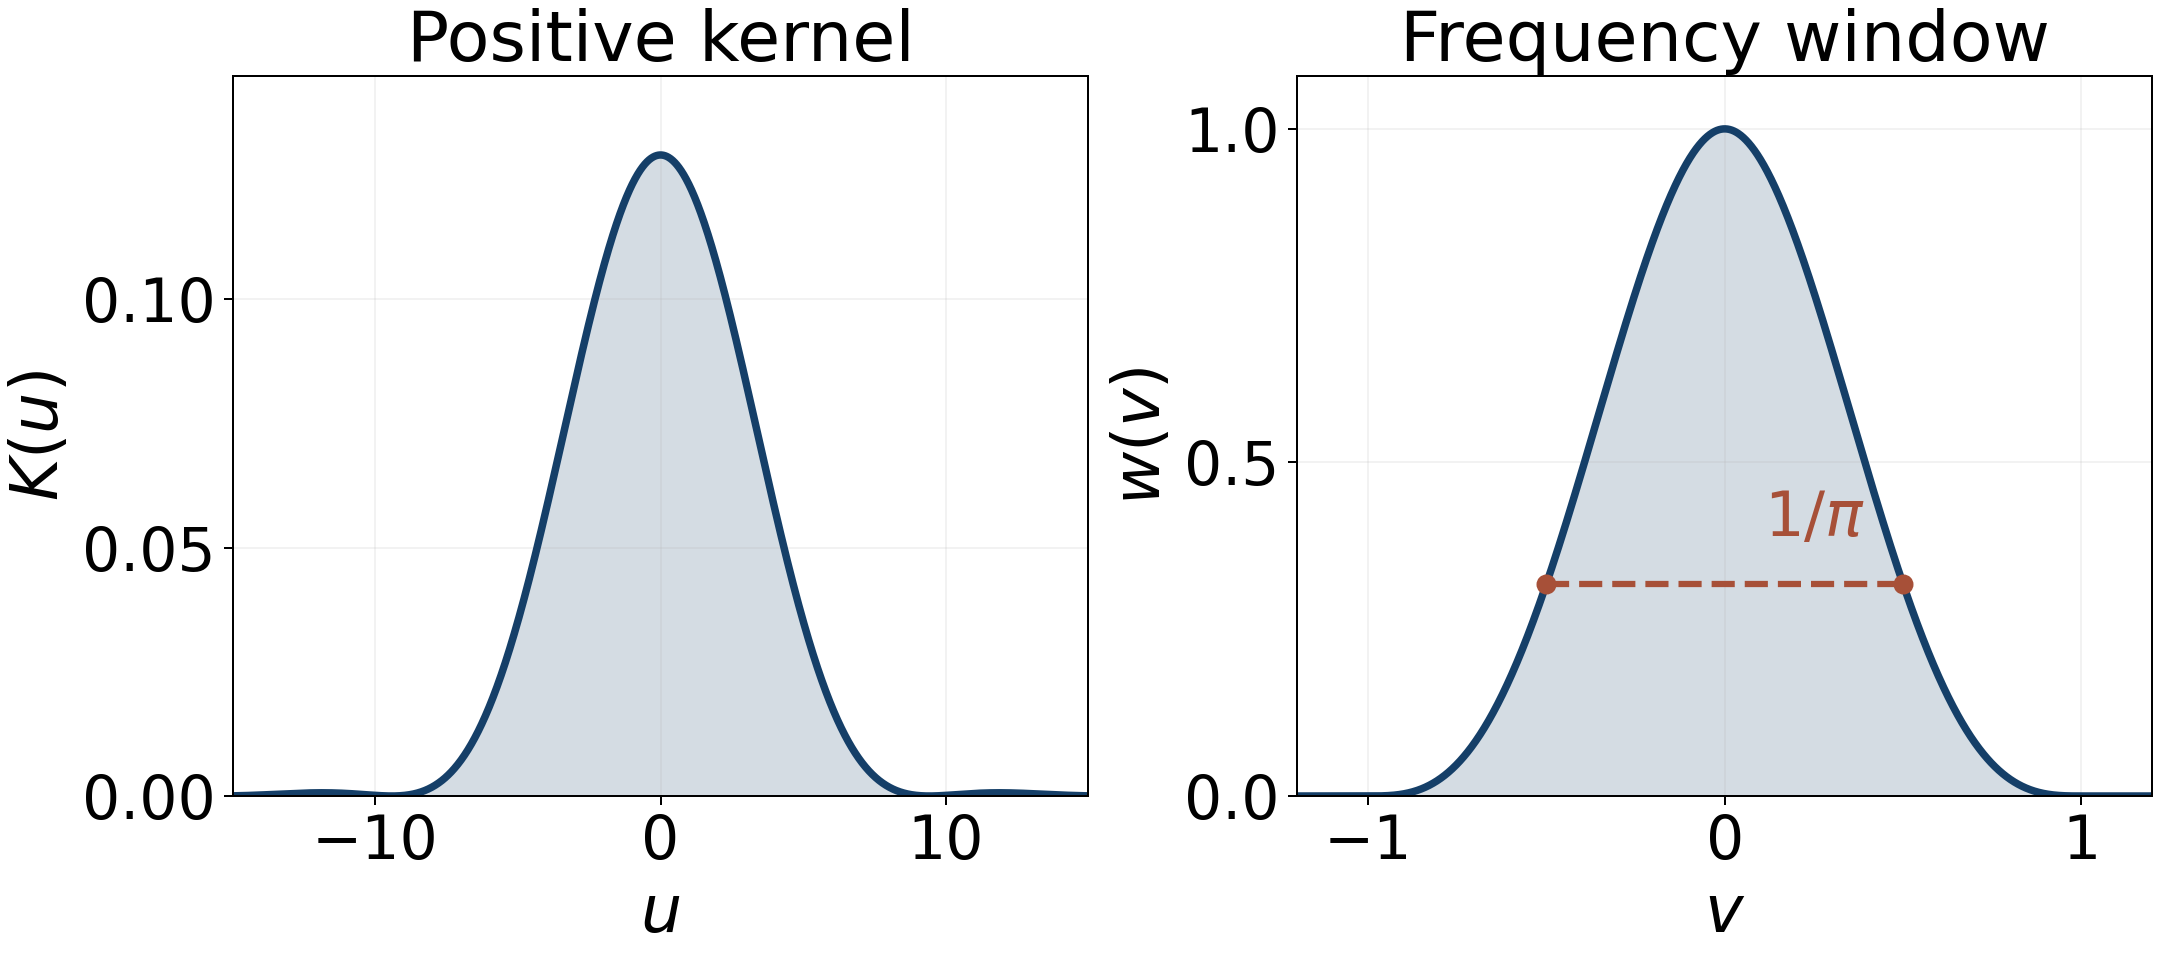

Reproduce this figure in Python.
"""Original CC0 graph of the exactly specified kernel and its transform."""
from pathlib import Path
import numpy as np
import matplotlib
matplotlib.use('Agg')
import matplotlib.pyplot as plt
here=Path(__file__).resolve().parent
plt.rcParams.update({'font.size':24,'axes.titlesize':28,'axes.labelsize':26,
                     'xtick.labelsize':24,'ytick.labelsize':24})
fig, axes=plt.subplots(1,2,figsize=(12,5.3),layout='constrained')
u=np.linspace(-15,15,2500)
K=4*np.pi*np.cos(u/2)**2/(np.pi**2-u**2)**2
axes[0].plot(u,K,color='#153f68',lw=3)
axes[0].fill_between(u,0,K,color='#153f68',alpha=.18)
axes[0].set(title='Positive kernel',xlabel='$u$',ylabel='$K(u)$',xlim=(-15,15),ylim=(0,.145))
axes[0].set_xticks([-10,0,10]);axes[0].set_yticks([0,.05,.1])
v=np.linspace(-1.2,1.2,2000)
w=np.where(abs(v)<=1,(1-abs(v))*np.cos(np.pi*v)+np.sin(np.pi*abs(v))/np.pi,0)
axes[1].plot(v,w,color='#153f68',lw=3)
axes[1].fill_between(v,0,w,color='#153f68',alpha=.18)
axes[1].plot([-.5,.5],[1/np.pi,1/np.pi],'--',color='#a75038',lw=2.5)
axes[1].plot([-.5,.5],[1/np.pi,1/np.pi],'o',color='#a75038',ms=7)
axes[1].text(.11,.39,r'$1/\pi$',color='#a75038',fontsize=25)
axes[1].set(title='Frequency window',xlabel='$v$',ylabel='$w(v)$',xlim=(-1.2,1.2),ylim=(0,1.08))
axes[1].set_xticks([-1,0,1]);axes[1].set_yticks([0,.5,1])
for ax in axes:ax.grid(alpha=.16)
fig.savefig(here/'positive_kernel.png',dpi=180)
